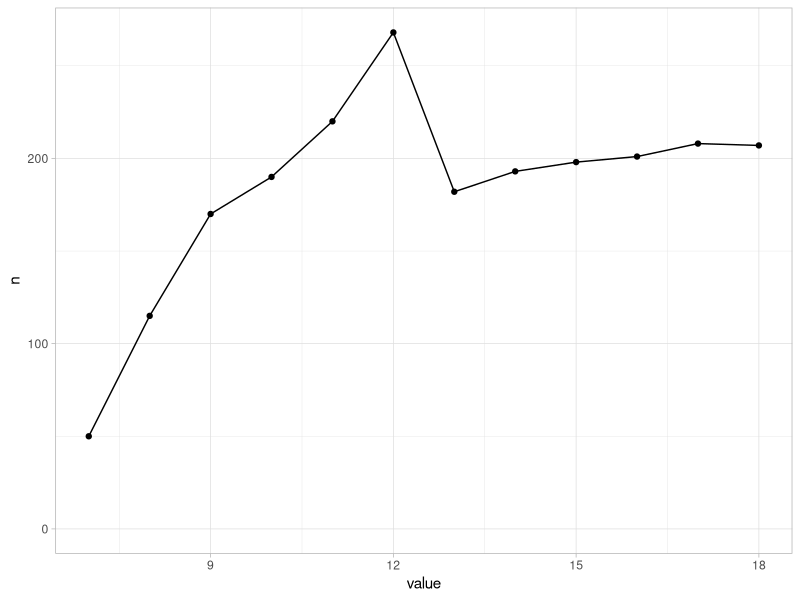

This figure's R source:
## ---- chunk 1
knitr::opts_chunk$set(echo = TRUE)
## ---- chunk 2
library(tidyverse)
library(readxl)

party_cc <- read_excel("CC+Data+Jobcoded+18CC+-+ACC.xls") %>% select(-id) %>% rename(purgede = pursede, march = lmarch)

theme_set(theme_light())
## ---- chunk 3
## tidying the data 
party_cc_tidied <- party_cc %>% 
  gather(job, value, starts_with("job")) 

party_cc_tidied %>% filter(value %in% c(7, 8, 9, 10, 11, 12, 13, 14, 15, 16, 17, 18)) %>% 
  count(value) %>% 
  ggplot(aes(value, n)) +
  geom_point() +
  geom_line() + 
  expand_limits(y = 0) 


## subsetting by national congress
party_cc_8 <- party_cc_tidied %>% filter(value %in% c(8.0, 8.1)) 
party_cc_9 <- party_cc_tidied %>% filter(value %in% c(9.0, 9.1))
party_cc_10 <- party_cc_tidied %>% filter(value %in% c(10.0, 10.1))
party_cc_11 <- party_cc_tidied %>% filter(value %in% c(11.0, 11.1))

party_cc_9new <- party_cc_9 %>% anti_join(party_cc_8, by = "name")
party_cc_10new <- party_cc_10 %>% anti_join(party_cc_9, by = "name")
party_cc_11new <- party_cc_11 %>% anti_join(party_cc_10, by = "name")
  
